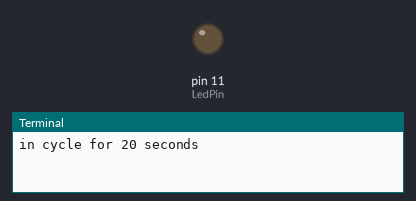
Simulated run of this program. Board: Raspberry Pi (header pin numbers). Shown: output pins drawn as LEDs (lit = HIGH), the last lines printed to the terminal. Dashed ring = blinking. Random numbers come from a fixed seed; the clock reads 2024-03-15 10:24:30 at power-on unless the program sets it.

Above: at 0.1 s.
At 26.87 s:
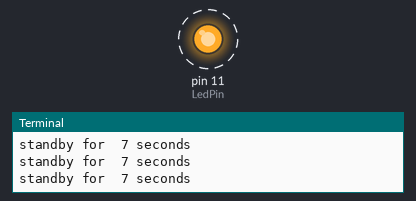
Timing chart, 0 to 28.5 s (numbered marks = the images above):
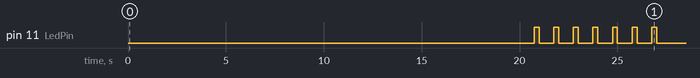

The program:

test-light-sim.py
```python
#!/usr/bin/env python
import RPi.GPIO as GPIO
import time
from random import randint

LedPin = 11    # pin11

def setup():
	GPIO.setmode(GPIO.BOARD)       # Numbers GPIOs by physical location
	GPIO.setup(LedPin, GPIO.OUT)   # Set LedPin's mode is output
	GPIO.output(LedPin, GPIO.HIGH) # Set LedPin high(+3.3V) to off led


def loop():
	while True:
		GPIO.output(LedPin, GPIO.LOW)  # led on
		print 'in cycle for 20 seconds'
		time.sleep(20)
		cycle_wait = randint(5,15)
		timeout = time.time() + cycle_wait
		while True:
			print '{} {} {}'.format('standby for ',cycle_wait,'seconds')
			GPIO.output(LedPin, GPIO.LOW)  # led on
			time.sleep(0.75)
			GPIO.output(LedPin, GPIO.HIGH) # led off
			time.sleep(0.25)
			if time.time() > timeout:
				break

def destroy():
	GPIO.output(LedPin, GPIO.HIGH)     # led off
	GPIO.cleanup()                     # Release resource

if __name__ == '__main__':     # Program start from here
	setup()
	try:
		loop()
	except KeyboardInterrupt:  # When 'Ctrl+C' is pressed, the child program destroy() will be  executed.
		destroy()
```

Measured:
- by itself, pin 11 (LedPin): LOW → HIGH at 20.8 s, → LOW 0.25 s later, → HIGH 0.75 s later, → LOW 0.25 s later, … (14 changes in this stretch)
